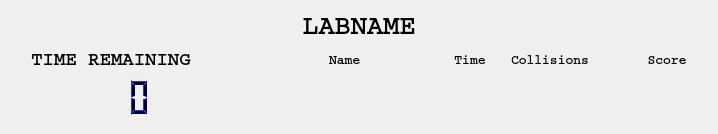
<?xml version="1.0" encoding="UTF-8"?>
<ui version="4.0">
 <class>CRQDataView</class>
 <widget class="QWidget" name="CRQDataView">
  <property name="geometry">
   <rect>
    <x>0</x>
    <y>0</y>
    <width>714</width>
    <height>129</height>
   </rect>
  </property>
  <property name="sizePolicy">
   <sizepolicy hsizetype="Expanding" vsizetype="Expanding">
    <horstretch>0</horstretch>
    <verstretch>0</verstretch>
   </sizepolicy>
  </property>
  <property name="windowTitle">
   <string>Form</string>
  </property>
  <layout class="QGridLayout" name="gridLayout_2">
   <item row="3" column="2" rowspan="2" colspan="5">
    <layout class="QGridLayout" name="gridLayout_Robots">
     <property name="spacing">
      <number>2</number>
     </property>
    </layout>
   </item>
   <item row="3" column="1">
    <spacer name="horizontalSpacer">
     <property name="orientation">
      <enum>Qt::Horizontal</enum>
     </property>
     <property name="sizeType">
      <enum>QSizePolicy::MinimumExpanding</enum>
     </property>
     <property name="sizeHint" stdset="0">
      <size>
       <width>20</width>
       <height>1</height>
      </size>
     </property>
    </spacer>
   </item>
   <item row="4" column="0">
    <spacer name="verticalSpacer">
     <property name="orientation">
      <enum>Qt::Vertical</enum>
     </property>
     <property name="sizeHint" stdset="0">
      <size>
       <width>1</width>
       <height>0</height>
      </size>
     </property>
    </spacer>
   </item>
   <item row="3" column="0">
    <widget class="QLCDNumber" name="lcdNumber_Time">
     <property name="minimumSize">
      <size>
       <width>200</width>
       <height>40</height>
      </size>
     </property>
     <property name="palette">
      <palette>
       <active>
        <colorrole role="WindowText">
         <brush brushstyle="SolidPattern">
          <color alpha="255">
           <red>0</red>
           <green>0</green>
           <blue>0</blue>
          </color>
         </brush>
        </colorrole>
        <colorrole role="Button">
         <brush brushstyle="SolidPattern">
          <color alpha="255">
           <red>0</red>
           <green>0</green>
           <blue>200</blue>
          </color>
         </brush>
        </colorrole>
        <colorrole role="Light">
         <brush brushstyle="SolidPattern">
          <color alpha="255">
           <red>45</red>
           <green>45</green>
           <blue>255</blue>
          </color>
         </brush>
        </colorrole>
        <colorrole role="Midlight">
         <brush brushstyle="SolidPattern">
          <color alpha="255">
           <red>22</red>
           <green>22</green>
           <blue>227</blue>
          </color>
         </brush>
        </colorrole>
        <colorrole role="Dark">
         <brush brushstyle="SolidPattern">
          <color alpha="255">
           <red>0</red>
           <green>0</green>
           <blue>100</blue>
          </color>
         </brush>
        </colorrole>
        <colorrole role="Mid">
         <brush brushstyle="SolidPattern">
          <color alpha="255">
           <red>0</red>
           <green>0</green>
           <blue>133</blue>
          </color>
         </brush>
        </colorrole>
        <colorrole role="Text">
         <brush brushstyle="SolidPattern">
          <color alpha="255">
           <red>0</red>
           <green>0</green>
           <blue>0</blue>
          </color>
         </brush>
        </colorrole>
        <colorrole role="BrightText">
         <brush brushstyle="SolidPattern">
          <color alpha="255">
           <red>255</red>
           <green>255</green>
           <blue>255</blue>
          </color>
         </brush>
        </colorrole>
        <colorrole role="ButtonText">
         <brush brushstyle="SolidPattern">
          <color alpha="255">
           <red>0</red>
           <green>0</green>
           <blue>0</blue>
          </color>
         </brush>
        </colorrole>
        <colorrole role="Base">
         <brush brushstyle="SolidPattern">
          <color alpha="255">
           <red>255</red>
           <green>255</green>
           <blue>255</blue>
          </color>
         </brush>
        </colorrole>
        <colorrole role="Window">
         <brush brushstyle="SolidPattern">
          <color alpha="255">
           <red>0</red>
           <green>0</green>
           <blue>200</blue>
          </color>
         </brush>
        </colorrole>
        <colorrole role="Shadow">
         <brush brushstyle="SolidPattern">
          <color alpha="255">
           <red>0</red>
           <green>0</green>
           <blue>0</blue>
          </color>
         </brush>
        </colorrole>
        <colorrole role="AlternateBase">
         <brush brushstyle="SolidPattern">
          <color alpha="255">
           <red>127</red>
           <green>127</green>
           <blue>227</blue>
          </color>
         </brush>
        </colorrole>
        <colorrole role="ToolTipBase">
         <brush brushstyle="SolidPattern">
          <color alpha="255">
           <red>255</red>
           <green>255</green>
           <blue>220</blue>
          </color>
         </brush>
        </colorrole>
        <colorrole role="ToolTipText">
         <brush brushstyle="SolidPattern">
          <color alpha="255">
           <red>0</red>
           <green>0</green>
           <blue>0</blue>
          </color>
         </brush>
        </colorrole>
       </active>
       <inactive>
        <colorrole role="WindowText">
         <brush brushstyle="SolidPattern">
          <color alpha="255">
           <red>0</red>
           <green>0</green>
           <blue>0</blue>
          </color>
         </brush>
        </colorrole>
        <colorrole role="Button">
         <brush brushstyle="SolidPattern">
          <color alpha="255">
           <red>0</red>
           <green>0</green>
           <blue>200</blue>
          </color>
         </brush>
        </colorrole>
        <colorrole role="Light">
         <brush brushstyle="SolidPattern">
          <color alpha="255">
           <red>45</red>
           <green>45</green>
           <blue>255</blue>
          </color>
         </brush>
        </colorrole>
        <colorrole role="Midlight">
         <brush brushstyle="SolidPattern">
          <color alpha="255">
           <red>22</red>
           <green>22</green>
           <blue>227</blue>
          </color>
         </brush>
        </colorrole>
        <colorrole role="Dark">
         <brush brushstyle="SolidPattern">
          <color alpha="255">
           <red>0</red>
           <green>0</green>
           <blue>100</blue>
          </color>
         </brush>
        </colorrole>
        <colorrole role="Mid">
         <brush brushstyle="SolidPattern">
          <color alpha="255">
           <red>0</red>
           <green>0</green>
           <blue>133</blue>
          </color>
         </brush>
        </colorrole>
        <colorrole role="Text">
         <brush brushstyle="SolidPattern">
          <color alpha="255">
           <red>0</red>
           <green>0</green>
           <blue>0</blue>
          </color>
         </brush>
        </colorrole>
        <colorrole role="BrightText">
         <brush brushstyle="SolidPattern">
          <color alpha="255">
           <red>255</red>
           <green>255</green>
           <blue>255</blue>
          </color>
         </brush>
        </colorrole>
        <colorrole role="ButtonText">
         <brush brushstyle="SolidPattern">
          <color alpha="255">
           <red>0</red>
           <green>0</green>
           <blue>0</blue>
          </color>
         </brush>
        </colorrole>
        <colorrole role="Base">
         <brush brushstyle="SolidPattern">
          <color alpha="255">
           <red>255</red>
           <green>255</green>
           <blue>255</blue>
          </color>
         </brush>
        </colorrole>
        <colorrole role="Window">
         <brush brushstyle="SolidPattern">
          <color alpha="255">
           <red>0</red>
           <green>0</green>
           <blue>200</blue>
          </color>
         </brush>
        </colorrole>
        <colorrole role="Shadow">
         <brush brushstyle="SolidPattern">
          <color alpha="255">
           <red>0</red>
           <green>0</green>
           <blue>0</blue>
          </color>
         </brush>
        </colorrole>
        <colorrole role="AlternateBase">
         <brush brushstyle="SolidPattern">
          <color alpha="255">
           <red>127</red>
           <green>127</green>
           <blue>227</blue>
          </color>
         </brush>
        </colorrole>
        <colorrole role="ToolTipBase">
         <brush brushstyle="SolidPattern">
          <color alpha="255">
           <red>255</red>
           <green>255</green>
           <blue>220</blue>
          </color>
         </brush>
        </colorrole>
        <colorrole role="ToolTipText">
         <brush brushstyle="SolidPattern">
          <color alpha="255">
           <red>0</red>
           <green>0</green>
           <blue>0</blue>
          </color>
         </brush>
        </colorrole>
       </inactive>
       <disabled>
        <colorrole role="WindowText">
         <brush brushstyle="SolidPattern">
          <color alpha="255">
           <red>0</red>
           <green>0</green>
           <blue>100</blue>
          </color>
         </brush>
        </colorrole>
        <colorrole role="Button">
         <brush brushstyle="SolidPattern">
          <color alpha="255">
           <red>0</red>
           <green>0</green>
           <blue>200</blue>
          </color>
         </brush>
        </colorrole>
        <colorrole role="Light">
         <brush brushstyle="SolidPattern">
          <color alpha="255">
           <red>45</red>
           <green>45</green>
           <blue>255</blue>
          </color>
         </brush>
        </colorrole>
        <colorrole role="Midlight">
         <brush brushstyle="SolidPattern">
          <color alpha="255">
           <red>22</red>
           <green>22</green>
           <blue>227</blue>
          </color>
         </brush>
        </colorrole>
        <colorrole role="Dark">
         <brush brushstyle="SolidPattern">
          <color alpha="255">
           <red>0</red>
           <green>0</green>
           <blue>100</blue>
          </color>
         </brush>
        </colorrole>
        <colorrole role="Mid">
         <brush brushstyle="SolidPattern">
          <color alpha="255">
           <red>0</red>
           <green>0</green>
           <blue>133</blue>
          </color>
         </brush>
        </colorrole>
        <colorrole role="Text">
         <brush brushstyle="SolidPattern">
          <color alpha="255">
           <red>0</red>
           <green>0</green>
           <blue>100</blue>
          </color>
         </brush>
        </colorrole>
        <colorrole role="BrightText">
         <brush brushstyle="SolidPattern">
          <color alpha="255">
           <red>255</red>
           <green>255</green>
           <blue>255</blue>
          </color>
         </brush>
        </colorrole>
        <colorrole role="ButtonText">
         <brush brushstyle="SolidPattern">
          <color alpha="255">
           <red>0</red>
           <green>0</green>
           <blue>100</blue>
          </color>
         </brush>
        </colorrole>
        <colorrole role="Base">
         <brush brushstyle="SolidPattern">
          <color alpha="255">
           <red>0</red>
           <green>0</green>
           <blue>200</blue>
          </color>
         </brush>
        </colorrole>
        <colorrole role="Window">
         <brush brushstyle="SolidPattern">
          <color alpha="255">
           <red>0</red>
           <green>0</green>
           <blue>200</blue>
          </color>
         </brush>
        </colorrole>
        <colorrole role="Shadow">
         <brush brushstyle="SolidPattern">
          <color alpha="255">
           <red>0</red>
           <green>0</green>
           <blue>0</blue>
          </color>
         </brush>
        </colorrole>
        <colorrole role="AlternateBase">
         <brush brushstyle="SolidPattern">
          <color alpha="255">
           <red>0</red>
           <green>0</green>
           <blue>200</blue>
          </color>
         </brush>
        </colorrole>
        <colorrole role="ToolTipBase">
         <brush brushstyle="SolidPattern">
          <color alpha="255">
           <red>255</red>
           <green>255</green>
           <blue>220</blue>
          </color>
         </brush>
        </colorrole>
        <colorrole role="ToolTipText">
         <brush brushstyle="SolidPattern">
          <color alpha="255">
           <red>0</red>
           <green>0</green>
           <blue>0</blue>
          </color>
         </brush>
        </colorrole>
       </disabled>
      </palette>
     </property>
     <property name="toolTip">
      <string>Time remaining</string>
     </property>
     <property name="frameShape">
      <enum>QFrame::NoFrame</enum>
     </property>
     <property name="numDigits">
      <number>4</number>
     </property>
    </widget>
   </item>
   <item row="1" column="0">
    <widget class="QLabel" name="label_Time">
     <property name="font">
      <font>
       <family>Courier</family>
       <pointsize>14</pointsize>
       <weight>75</weight>
       <bold>true</bold>
      </font>
     </property>
     <property name="text">
      <string>TIME REMAINING</string>
     </property>
     <property name="alignment">
      <set>Qt::AlignCenter</set>
     </property>
    </widget>
   </item>
   <item row="0" column="0" colspan="7">
    <widget class="QLabel" name="label_Lab">
     <property name="font">
      <font>
       <family>Courier</family>
       <pointsize>20</pointsize>
       <weight>75</weight>
       <bold>true</bold>
      </font>
     </property>
     <property name="text">
      <string>LABNAME</string>
     </property>
     <property name="alignment">
      <set>Qt::AlignCenter</set>
     </property>
    </widget>
   </item>
   <item row="1" column="2">
    <spacer name="horizontalSpacer_2">
     <property name="orientation">
      <enum>Qt::Horizontal</enum>
     </property>
     <property name="sizeType">
      <enum>QSizePolicy::Fixed</enum>
     </property>
     <property name="sizeHint" stdset="0">
      <size>
       <width>80</width>
       <height>1</height>
      </size>
     </property>
    </spacer>
   </item>
   <item row="1" column="3">
    <widget class="QLabel" name="label_2">
     <property name="sizePolicy">
      <sizepolicy hsizetype="MinimumExpanding" vsizetype="Preferred">
       <horstretch>0</horstretch>
       <verstretch>0</verstretch>
      </sizepolicy>
     </property>
     <property name="minimumSize">
      <size>
       <width>100</width>
       <height>0</height>
      </size>
     </property>
     <property name="font">
      <font>
       <family>Courier</family>
       <pointsize>10</pointsize>
       <weight>75</weight>
       <bold>true</bold>
      </font>
     </property>
     <property name="text">
      <string>Name</string>
     </property>
    </widget>
   </item>
   <item row="1" column="4">
    <widget class="QLabel" name="label_5">
     <property name="sizePolicy">
      <sizepolicy hsizetype="Fixed" vsizetype="Preferred">
       <horstretch>0</horstretch>
       <verstretch>0</verstretch>
      </sizepolicy>
     </property>
     <property name="minimumSize">
      <size>
       <width>70</width>
       <height>0</height>
      </size>
     </property>
     <property name="maximumSize">
      <size>
       <width>70</width>
       <height>16777215</height>
      </size>
     </property>
     <property name="font">
      <font>
       <family>Courier</family>
       <pointsize>10</pointsize>
       <weight>75</weight>
       <bold>true</bold>
      </font>
     </property>
     <property name="text">
      <string>Time</string>
     </property>
     <property name="alignment">
      <set>Qt::AlignCenter</set>
     </property>
    </widget>
   </item>
   <item row="1" column="5">
    <widget class="QLabel" name="label_3">
     <property name="sizePolicy">
      <sizepolicy hsizetype="Fixed" vsizetype="Preferred">
       <horstretch>0</horstretch>
       <verstretch>0</verstretch>
      </sizepolicy>
     </property>
     <property name="minimumSize">
      <size>
       <width>110</width>
       <height>0</height>
      </size>
     </property>
     <property name="maximumSize">
      <size>
       <width>110</width>
       <height>16777215</height>
      </size>
     </property>
     <property name="font">
      <font>
       <family>Courier</family>
       <pointsize>10</pointsize>
       <weight>75</weight>
       <bold>true</bold>
      </font>
     </property>
     <property name="text">
      <string>Collisions</string>
     </property>
    </widget>
   </item>
   <item row="1" column="6">
    <widget class="QLabel" name="label_4">
     <property name="sizePolicy">
      <sizepolicy hsizetype="Fixed" vsizetype="Preferred">
       <horstretch>0</horstretch>
       <verstretch>0</verstretch>
      </sizepolicy>
     </property>
     <property name="minimumSize">
      <size>
       <width>80</width>
       <height>0</height>
      </size>
     </property>
     <property name="maximumSize">
      <size>
       <width>80</width>
       <height>16777215</height>
      </size>
     </property>
     <property name="font">
      <font>
       <family>Courier</family>
       <pointsize>10</pointsize>
       <weight>75</weight>
       <bold>true</bold>
      </font>
     </property>
     <property name="text">
      <string>Score</string>
     </property>
     <property name="alignment">
      <set>Qt::AlignCenter</set>
     </property>
    </widget>
   </item>
  </layout>
 </widget>
 <resources/>
 <connections/>
</ui>
